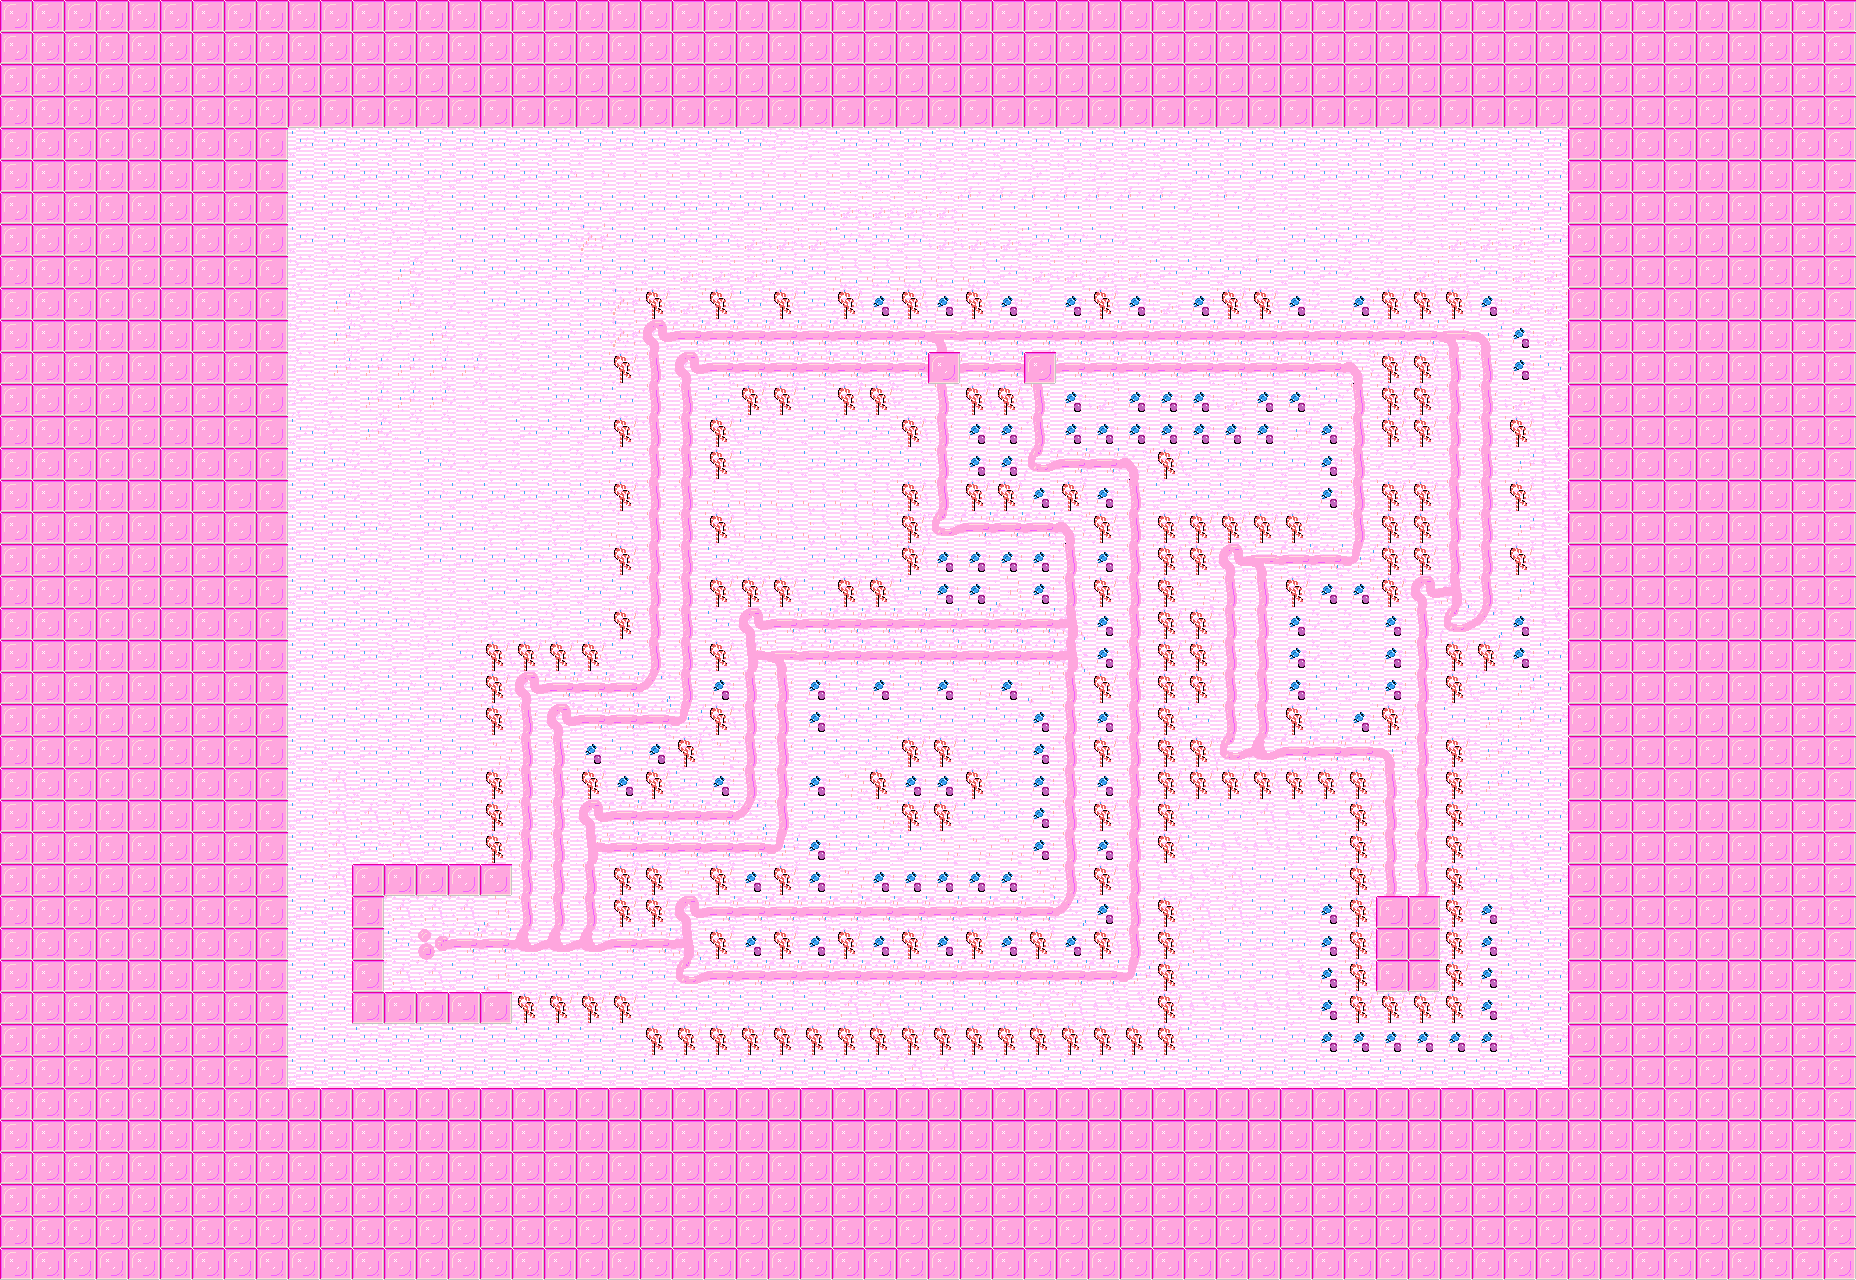

Below is a game level as drawn by its tile map, then a one-line description and the .tmx that defines it (tile-layer data replaced by summaries):
An orthogonal 58x40 tile map with 32x32 px tiles, 1 tile layer (Tile Layer 1) and 128 objects (HOME).

<map version="1.0" orientation="orthogonal" width="58" height="40" tilewidth="32" tileheight="32">
 <tileset firstgid="1" name="candy_tileset" tilewidth="32" tileheight="32">
  <image source="candy_tileset.png" width="192" height="192" />
 </tileset>
 <layer name="Tile Layer 1" width="58" height="40">
  <data>[2320 cells, 2320 non-empty, 29 distinct tile ids]</data>
 </layer>
 <objectgroup name="Solids" width="58" height="40">
  <object x="352" y="864" width="160" height="32" />
  <object x="352" y="896" width="32" height="128" />
  <object x="384" y="992" width="128" height="32" />
  <object x="512" y="992" width="128" height="32" />
  <object x="640" y="1024" width="544" height="32" />
  <object x="448" y="640" width="32" height="192" />
  <object x="448" y="832" width="32" height="32" />
  <object x="448" y="608" width="160" height="32" />
  <object x="576" y="288" width="32" height="320" />
  <object x="608" y="256" width="800" height="32" />
  <object x="1408" y="256" width="160" height="32" />
  <object x="1536" y="288" width="32" height="416" />
  <object x="1472" y="672" width="64" height="32" />
  <object x="1472" y="704" width="32" height="224" />
  <object x="1440" y="896" width="32" height="32" />
  <object x="1312" y="800" width="32" height="128" />
  <object x="1344" y="896" width="32" height="32" />
  <object x="1216" y="800" width="96" height="32" />
  <object x="1152" y="544" width="64" height="480" />
  <object x="1184" y="512" width="160" height="32" />
  <object x="1280" y="384" width="64" height="128" />
  <object x="1088" y="384" width="192" height="64" />
  <object x="1152" y="448" width="32" height="96" />
  <object x="960" y="384" width="64" height="128" />
  <object x="1024" y="480" width="96" height="32" />
  <object x="1088" y="512" width="32" height="384" />
  <object x="1088" y="896" width="32" height="64" />
  <object x="704" y="928" width="384" height="32" />
  <object x="608" y="864" width="64" height="64" />
  <object x="704" y="864" width="352" height="32" />
  <object x="1024" y="672" width="32" height="192" />
  <object x="800" y="672" width="224" height="32" />
  <object x="800" y="704" width="32" height="160" />
  <object x="576" y="736" width="160" height="64" />
  <object x="704" y="384" width="224" height="224" />
  <object x="928" y="544" width="128" height="64" />
  <object x="704" y="608" width="32" height="128" />
  <object x="992" y="288" width="224" height="32" />
  <object x="1376" y="896" width="64" height="32" />
  <object x="480" y="640" width="32" height="224" />
  <object x="512" y="640" width="128" height="32" />
  <object x="608" y="320" width="32" height="320" />
  <object x="608" y="288" width="384" height="32" />
  <object x="1216" y="288" width="320" height="32" />
  <object x="672" y="864" width="32" height="32" />
  <object x="1376" y="352" width="64" height="224" />
  <object x="1280" y="576" width="128" height="160" />
  <object x="1216" y="768" width="160" height="32" />
  <object x="1344" y="800" width="32" height="96" />
  <object x="1440" y="736" width="32" height="160" />
  <object x="1504" y="320" width="32" height="352" />
  <object x="1440" y="640" width="64" height="32" />
  <object x="1440" y="672" width="32" height="32" />
  <object x="1056" y="384" width="32" height="64" />
  <object x="1440" y="704" width="32" height="32" />
 </objectgroup>
 <objectgroup name="Waypoints" width="58" height="40" visible="0">
  <object name="HOME" x="416" y="928" width="32" height="32" />
  <object x="672" y="928" width="32" height="32" />
  <object x="672" y="896" width="32" height="32" />
  <object x="672" y="960" width="32" height="32" />
  <object x="1056" y="896" width="32" height="32" />
  <object x="1120" y="960" width="32" height="32" />
  <object x="1056" y="512" width="32" height="32" />
  <object x="1120" y="448" width="32" height="32" />
  <object x="1024" y="448" width="32" height="32" />
  <object x="928" y="512" width="32" height="32" />
  <object x="928" y="320" width="32" height="32" />
  <object x="1024" y="352" width="32" height="32" />
  <object x="1440" y="320" width="32" height="32" />
  <object x="1440" y="576" width="32" height="32" />
  <object x="1408" y="576" width="32" height="32" />
  <object x="1344" y="352" width="32" height="32" />
  <object x="1344" y="544" width="32" height="32" />
  <object x="1248" y="544" width="32" height="32" />
  <object x="1248" y="736" width="32" height="32" />
  <object x="1376" y="736" width="32" height="32" />
  <object x="1376" y="992" width="32" height="32" />
  <object x="1408" y="1024" width="32" height="32" />
 </objectgroup>
 <objectgroup name="Spawnpoints" width="58" height="40">
  <object x="608" y="736" width="32" height="32" />
  <object x="672" y="768" width="32" height="32" />
  <object x="1024" y="864" width="32" height="32" />
  <object x="1024" y="672" width="32" height="32" />
  <object x="832" y="864" width="32" height="32" />
  <object x="992" y="576" width="32" height="32" />
  <object x="896" y="576" width="32" height="32" />
  <object x="896" y="448" width="32" height="32" />
  <object x="800" y="384" width="32" height="32" />
  <object x="704" y="480" width="32" height="32" />
  <object x="1152" y="288" width="32" height="32" />
  <object x="1024" y="288" width="32" height="32" />
  <object x="1312" y="384" width="32" height="32" />
  <object x="1312" y="512" width="32" height="32" />
  <object x="1312" y="704" width="32" height="32" />
  <object x="1440" y="704" width="32" height="32" />
  <object x="1408" y="448" width="32" height="32" />
  <object x="1376" y="448" width="32" height="32" />
  <object x="1184" y="576" width="32" height="32" />
  <object x="1184" y="704" width="32" height="32" />
  <object x="832" y="672" width="32" height="32" />
  <object x="608" y="640" width="32" height="32" />
  <object x="480" y="736" width="32" height="32" />
  <object x="608" y="576" width="32" height="32" />
  <object x="608" y="512" width="32" height="32" />
  <object x="608" y="448" width="32" height="32" />
  <object x="704" y="544" width="32" height="32" />
  <object x="704" y="608" width="32" height="32" />
  <object x="800" y="576" width="32" height="32" />
  <object x="960" y="672" width="32" height="32" />
  <object x="896" y="672" width="32" height="32" />
  <object x="800" y="736" width="32" height="32" />
  <object x="800" y="800" width="32" height="32" />
  <object x="704" y="736" width="32" height="32" />
  <object x="608" y="384" width="32" height="32" />
  <object x="704" y="384" width="32" height="32" />
  <object x="608" y="320" width="32" height="32" />
  <object x="672" y="288" width="32" height="32" />
  <object x="736" y="288" width="32" height="32" />
  <object x="800" y="288" width="32" height="32" />
  <object x="896" y="384" width="32" height="32" />
  <object x="1312" y="288" width="32" height="32" />
  <object x="1504" y="288" width="32" height="32" />
  <object x="1504" y="384" width="32" height="32" />
  <object x="1504" y="448" width="32" height="32" />
  <object x="1504" y="576" width="32" height="32" />
  <object x="1504" y="512" width="32" height="32" />
  <object x="1088" y="384" width="32" height="32" />
  <object x="1216" y="384" width="32" height="32" />
  <object x="1152" y="480" width="32" height="32" />
  <object x="1152" y="864" width="32" height="32" />
 </objectgroup>
</map>